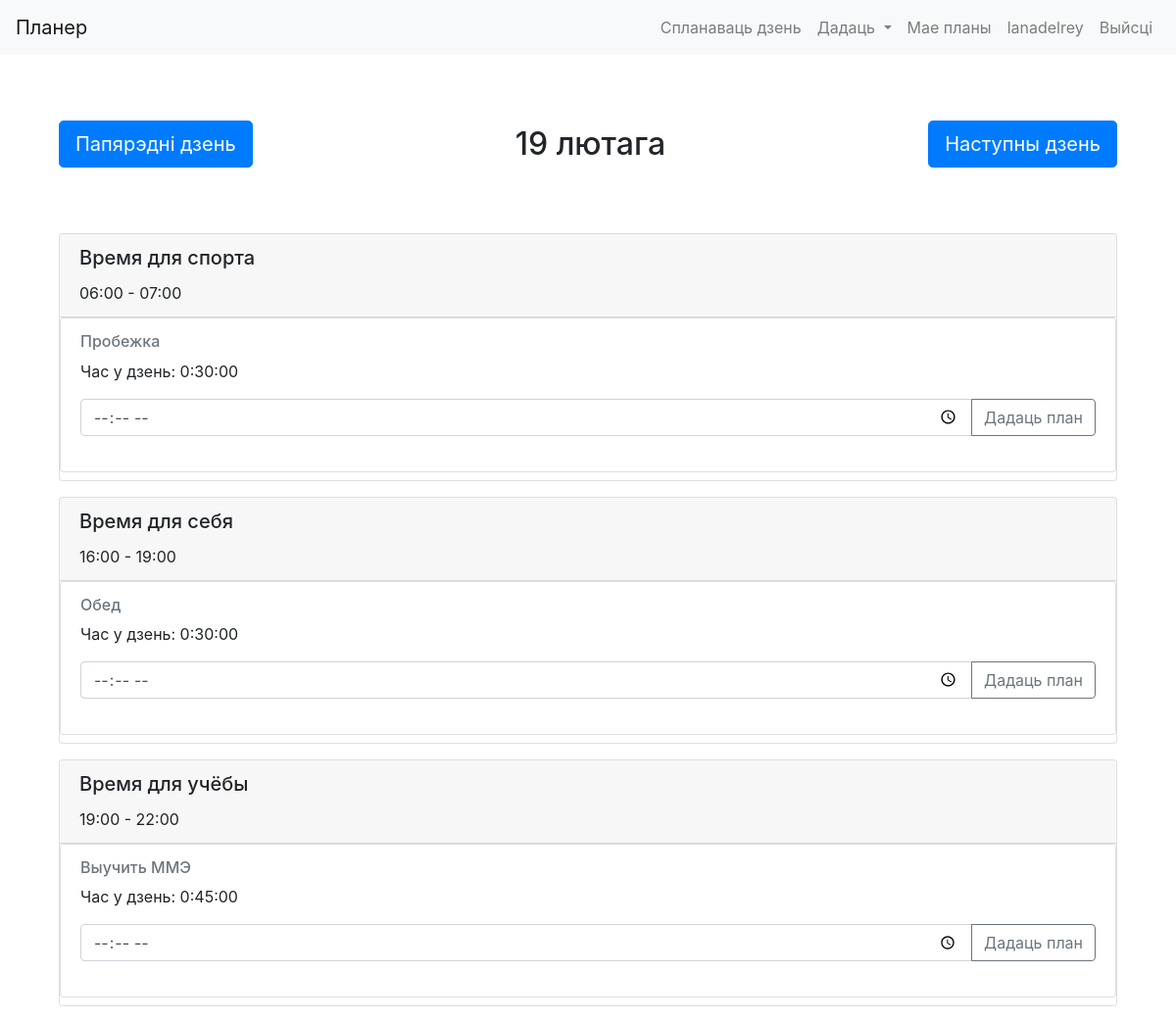
The page /calendar/day/2024/2/19/ (signed in) on the database as committed earlier.
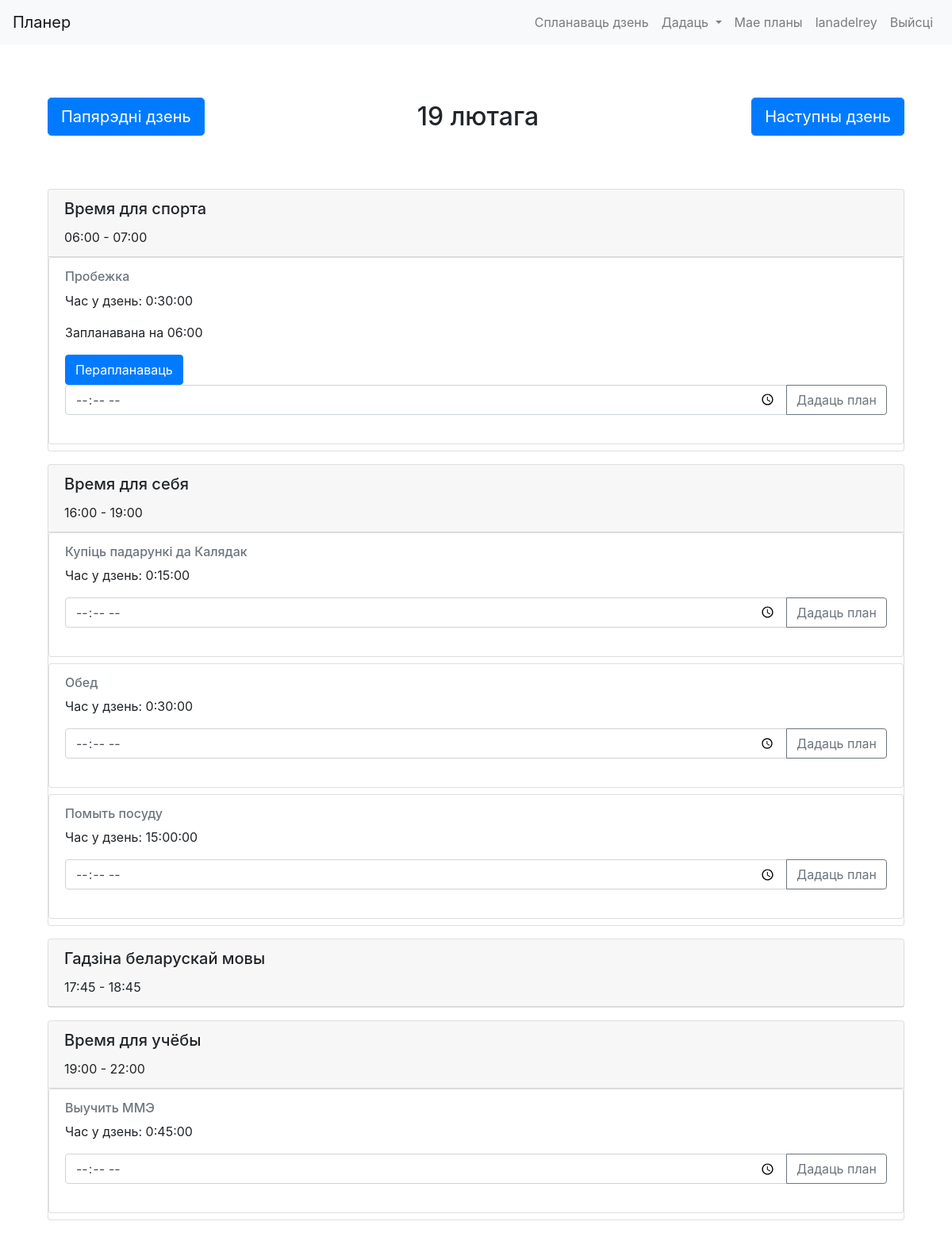
The same page on the database as committed later.
### cal/models.py (models this page shows, shortened)
class Hour(models.Model):
    user = models.ForeignKey(User, on_delete=models.CASCADE, related_name="hours")
    name = models.CharField(max_length=63)
    start_time_monday = models.TimeField(null=True, blank=True)
    end_time_monday = models.TimeField(null=True, blank=True)
    start_time_tuesday = models.TimeField(null=True, blank=True)
    end_time_tuesday = models.TimeField(null=True, blank=True)
    start_time_wednesday = models.TimeField(null=True, blank=True)
    end_time_wednesday = models.TimeField(null=True, blank=True)
    start_time_thursday = models.TimeField(null=True, blank=True)
    end_time_thursday = models.TimeField(null=True, blank=True)
    start_time_friday = models.TimeField(null=True, blank=True)
    end_time_friday = models.TimeField(null=True, blank=True)
    start_time_saturday = models.TimeField(null=True, blank=True)
    end_time_saturday = models.TimeField(null=True, blank=True)
    start_time_sunday = models.TimeField(null=True, blank=True)
    end_time_sunday = models.TimeField(null=True, blank=True)
    def __str__(self):
        return f"{self.name}"

class Plan(models.Model):
    user = models.ForeignKey(User, on_delete=models.CASCADE, related_name="plans")
    name = models.CharField(max_length=63)
    time_a_day = models.DurationField()
    hour = models.ForeignKey(Hour, on_delete=models.CASCADE, related_name="plans")

class Event(models.Model):
    name = models.ForeignKey(Plan, on_delete=models.CASCADE, related_name="events")
    start_time = models.DateTimeField()
    duration = models.DurationField()
    user = models.ForeignKey(User, on_delete=models.CASCADE, related_name="events")
    end_time = models.DateTimeField()
    class Meta:
        ordering = ['start_time']

### cal/views.py (the view)
# urls.py: path('day/<int:year>/<int:month>/<int:day>/', views.plan_day, name="day_view"),
@login_required
def plan_day(request, year=None, month=None, day=None):
    if year is None or month is None or day is None:
        today = datetime.today()
        return HttpResponseRedirect(reverse('cal:day_view', args=(today.year, today.month, today.day)))
    hours = Hour.objects.filter(user=request.user)
    date = datetime(year, month, day)
    next_date = date + timedelta(days=1)
    prev_date = date - timedelta(days=1)
    weekday=date.strftime('%A').lower()
    hours_displayed = {}
    for hour in hours:
        start_time = getattr(hour, f'start_time_{weekday}')
        end_time = getattr(hour, f'end_time_{weekday}')
        if start_time != None:
            hours_displayed[hour] = (start_time, end_time)
    hours_displayed = dict(sorted(hours_displayed.items(), key=lambda item: item[1][0]))
    return render(request, 'cal/day.html', {
        'date':date,
        'hours':hours_displayed,
        'next_date': next_date,
        'prev_date': prev_date
    })

### cal/templates/cal/day.html (shortened to what this page needs)
{% extends "cal/layout.html" %}
{% block content %}
<div class="container py-5">
    <div class="d-flex justify-content-between align-items-center">
        <a class="btn btn-primary btn-lg" href="{% url 'cal:day_view' year=prev_date.year month=prev_date.month day=prev_date.day %}">
             Папярэдні дзень
        </a>
        <h2 class="text-center my-4">{{ date|date:"d F" }}</h2>
        <a class="btn btn-primary btn-lg" href="{% url 'cal:day_view' year=next_date.year month=next_date.month day=next_date.day %}">
            Наступны дзень
        </a>
    </div>
</div>
  <div class="container">
    {% for hour, times in hours.items %}
        <div class="card mb-3">
            <div class="card-header">
                <h5 class="card-title">{{ hour }}</h5>
                <p class="card-text"> {{ times.0|date:"H:i" }} - {{ times.1|date:"H:i" }}</p>
            </div>
            {% for plan in hour.plans.all %}
                <div class="card mb-2">
                    <div class="card-body">
                        <h6 class="card-subtitle mb-2 text-muted">{{ plan.name }}</h6>
                        <p class="card-text">Час у дзень: {{ plan.time_a_day}}</p>
                        {% for event in plan.events.all %}
                            {% if event.start_time.date == date.date %}
                                <p class="card-text">Запланавана на {{ event.start_time|date:"H:i" }}</p>
                                <form method="post" action="{% url 'cal:delete_event' event.id %}">
                                    <button type="submit" class="btn btn-primary">Перапланаваць</button>
                                </form>
                                {% endif %}
                                {% endfor %}
                            <form method="post" action="{% url 'cal:add_event' %}">
                                <div class="input-group mb-3">
                                    <input type="time" name="start_time" class="form-control">
                                    <div class="input-group-append">
                                        <input type="submit" value="Дадаць план" class="btn btn-outline-secondary">
                                    </div>
                                </div>
                            </form>
                    </div>
                </div>
            {% endfor %}
        </div>
      {% endfor %}
  </div>
{% endblock %}

Rows that differ between the two databases and show on the page:
added Event: start_time "06:00", shown under Plan "Пробежка"
added Plan: name "Купіць падарункі да Калядак", time_a_day "0:15:00", shown under Hour "Время для себя"
added Plan: name "Помыть посуду", time_a_day "15:00:00", shown under Hour "Время для себя"
added Hour: name "Гадзіна беларускай мовы", start_time_monday "17:45", end_time_monday "18:45"
